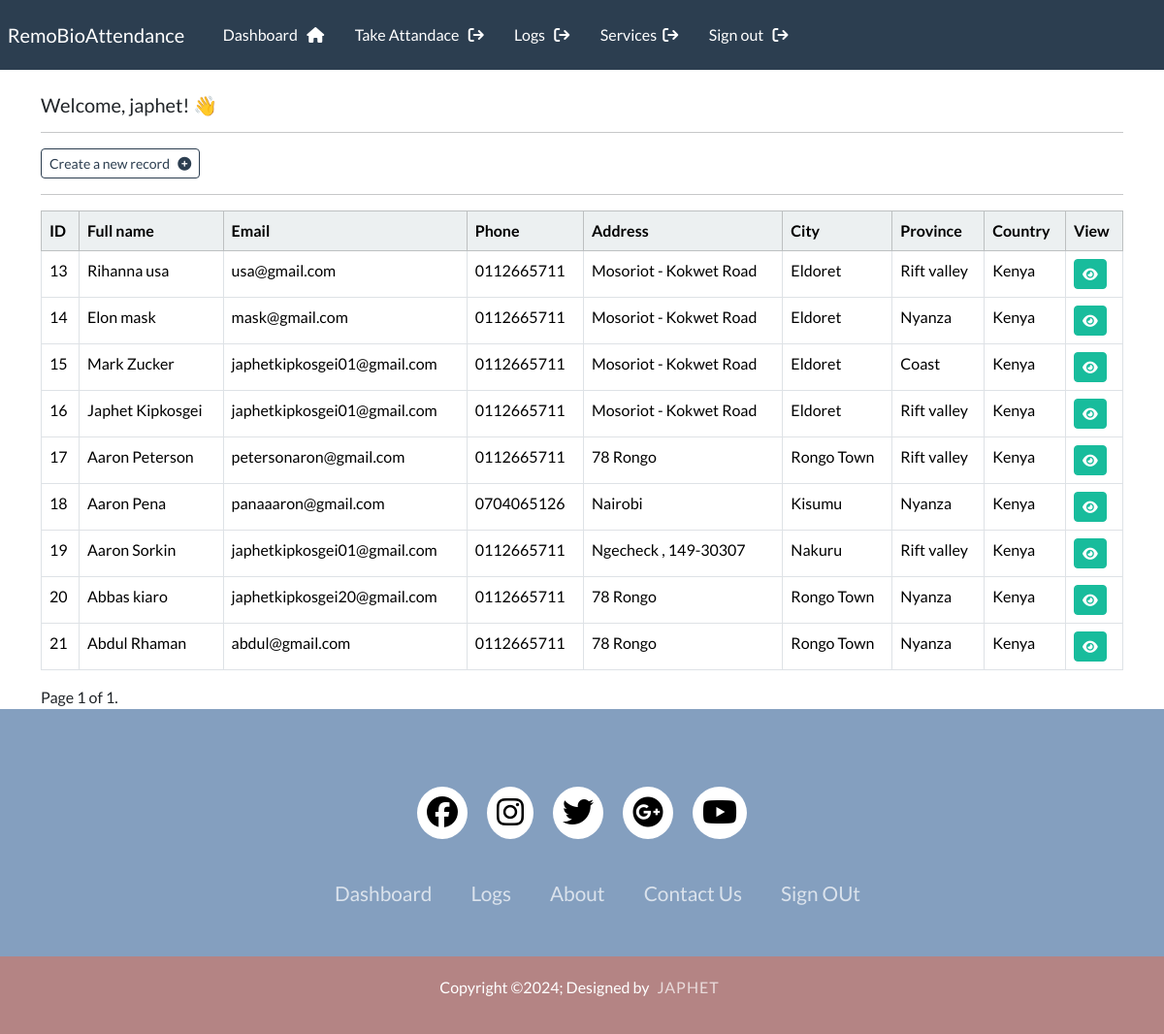
Page /dashboard (signed in) on the committed database.
### webapp/models.py (models this page shows, shortened)
class Record(models.Model):
    creation_date = models.DateTimeField(auto_now_add=True)
    first_name = models.CharField(max_length=100)
    last_name = models.CharField(max_length=100)
    email = models.CharField(max_length=255)
    phone = models.CharField(max_length=20)
    address = models.CharField(max_length=300)
    city = models.CharField(max_length=255)
    province = models.CharField(max_length=200)
    country = models.CharField(max_length=125)
    images = models.ImageField(upload_to='images/',default="") # Store images as an array

### webapp/views.py (the view)
# urls.py: path('dashboard', views.dashboard, name="dashboard"),
@login_required(login_url='my-login')
def dashboard(request):
    my_records = Record.objects.all()
    paginator = Paginator(my_records, 10)  # Change 10 to the desired number of records per page
    page_number = request.GET.get('page')
    page_obj = paginator.get_page(page_number)
    context = {'records': page_obj}
    return render(request, 'webapp/dashboard.html', context=context)

### webapp/templates/webapp/dashboard.html (shortened to what this page needs)
{% extends 'webapp/base.html' %}
{% block content %}
<body>
    <h5> Welcome, {{ user }}! 👋 </h5>
    <hr>
    <a class="btn btn-outline-primary btn-sm" href="{% url 'create-record' %}">
        Create a new record &nbsp; <i class="fa fa-plus-circle" aria-hidden="true"></i>
    </a>
    <hr>
    <div class="table-container">
        <table class="table table-hover table-bordered">
            <thead class="table-light">
                <tr>
                    <th scope="col">ID</th>
                    <th scope="col">Full name</th>
                    <th scope="col">Email</th>
                    <th scope="col">Phone</th>
                    <th scope="col">Address</th>
                    <th scope="col">City</th>
                    <th scope="col">Province</th>
                    <th scope="col">Country</th>
                    <th scope="col">View</th>
                </tr>
            </thead>
            <tbody>
                {% for record in records %}
                <tr>
                    <td>{{ record.id }}</td>
                    <td>{{ record.first_name }} {{ record.last_name }}</td>
                    <td>{{ record.email }}</td>
                    <td>{{ record.phone }}</td>
                    <td>{{ record.address }}</td>
                    <td>{{ record.city }}</td>
                    <td>{{ record.province }}</td>
                    <td>{{ record.country }}</td>
                    <td><a class="btn btn-success btn-sm" href="{% url 'record' record.id %}"><i class="fa fa-eye" aria-hidden="true"></i></a></td>
                </tr>
                {% endfor %}
            </tbody>
        </table>
    </div>
    <div class="pagination">
        <span class="step-links">
            <span class="current">
                Page {{ records.number }} of {{ records.paginator.num_pages }}.
            </span>
        </span>
    </div>
</body>
{% endblock %}

### webapp/templates/webapp/base.html (shortened to what this page needs)
{% load static %}
<!DOCTYPE html>
<html>
    <head>
        <link rel="stylesheet" type="text/css" href="https://bootswatch.com/5/flatly/bootstrap.min.css">
        <link rel="stylesheet" type="text/css" href="{% static 'css/styles.css' %}">
        <link rel="stylesheet" href="https://cdnjs.cloudflare.com/ajax/libs/font-awesome/4.7.0/css/font-awesome.min.css">
    </head>
    <body>
        {% include 'webapp/navbar.html' %}
        <div class="container">
            <br>
           {% block content %}
           {% endblock %}
        </div>
        {% include 'webapp/footer.html' %}
    </body>
</html>

### webapp/templates/webapp/navbar.html (shortened to what this page needs)
<nav class="navbar navbar-expand-lg navbar-dark bg-primary justify-content-center">
    <a class="navbar-brand main-heading" href="{% url '' %}">
      &nbsp; RemoBioAttendance
    </a>
      <div class="collapse navbar-collapse text-center" id="navbarNavDropdown">
        <ul class="navbar-nav mr-auto">
          {% if user.is_authenticated %}
            <li class="nav-item">
              <a class="nav-link" href="{% url 'dashboard' %}">Dashboard &nbsp; <i class="fa fa-home" aria-hidden="true"></i> </a>
            </li>
            <li class="nav-item">
              <a class="nav-link" href="{% url 'face_page' %}">Take Attandace &nbsp; <i class="fa fa-sign-out" aria-hidden="true"></i> </a>
            </li>
            <li class="nav-item">
              <a class="nav-link" href="{% url 'today_page' %}">Logs &nbsp; <i class="fa fa-sign-out" aria-hidden="true"></i> </a>
            </li>
            <li class="nav-item">
              <a class="nav-link" href="{% url 'search_by_date' %}">Services&nbsp; <i class="fa fa-sign-out" aria-hidden="true"></i> </a>
            </li>
            <li class="nav-item">
              <a class="nav-link" href="{% url 'user-logout' %}">Sign out &nbsp; <i class="fa fa-sign-out" aria-hidden="true"></i> </a>
            </li>
        </ul>
        {% endif %}
      </div>
  </nav>

### webapp/templates/webapp/footer.html (shortened to what this page needs)
{% block content %}
<link rel="stylesheet" href="https://cdnjs.cloudflare.com/ajax/libs/font-awesome/6.5.1/css/all.min.css" />
<body>
    <footer>
    <div class="footerContainer">
        <div class="socialIcons">
            <a href=""><i class="fa-brands fa-facebook"></i></a>
            <a href=""><i class="fa-brands fa-instagram"></i></a>
            <a href=""><i class="fa-brands fa-twitter"></i></a>
            <a href=""><i class="fa-brands fa-google-plus"></i></a>
            <a href=""><i class="fa-brands fa-youtube"></i></a>
        </div>
        <div class="footerNav">
            <ul><li><a href="{% url 'dashboard' %}">Dashboard</a></li>
                <li><a href="{% url 'today_page' %}">Logs</a></li>
                <li><a href="">About</a></li>
                <li><a href="">Contact Us</a></li>
                <li><a href="{% url 'user-logout' %}">Sign OUt</a></li>
            </ul>
        </div>
    </div>
    <div class="footerBottom">
        <p>Copyright &copy;2024; Designed by <span class="designer">Japhet</span></p>
    </div>
</footer>
</body>
{% endblock %}

### webapp/templates/webapp/base.html (style rules this page uses)
.container { height: auto; }

### webapp/templates/webapp/dashboard.html (style rules this page uses)
.table-container { overflow-x: auto; white-space: nowrap; }

### webapp/templates/webapp/footer.html (style rules this page uses)
* { padding: 0; margin: 0; box-sizing: border-box; }
footer { background-color: #849fbf; }
.footerContainer { width: 100%; padding: 70px 30px 20px ; }
.socialIcons { display: flex; justify-content: center; }
.socialIcons a { text-decoration: none; padding: 10px; background-color: white; margin: 10px; border-radius: 50%; }
.socialIcons a i { font-size: 2em; color: black; opacity: 0,9; }
.footerNav { margin: 30px 0; }
.footerNav ul { display: flex; justify-content: center; list-style-type: none; }
.footerNav ul li a { color:white; margin: 20px; text-decoration: none; font-size: 1.3em; opacity: 0.7; transition: 0.5s; }
.footerBottom { background-color: #b48484; padding: 20px; text-align: center; }
.footerBottom p { color: white; }
.designer { opacity: 0.7; text-transform: uppercase; letter-spacing: 1px; font-weight: 400; margin: 0px 5px; }

### rows in the picture
Record: id "13", first_name "Rihanna", last_name "usa", email "usa@gmail.com", phone "0112665711", address "Mosoriot - Kokwet Road", city "Eldoret", province "Rift valley", country "Kenya"
Record: id "14", first_name "Elon", last_name "mask", email "mask@gmail.com", phone "0112665711", address "Mosoriot - Kokwet Road", city "Eldoret", province "Nyanza", country "Kenya"
Record: id "15", first_name "Mark", last_name "Zucker", email "japhetkipkosgei01@gmail.com", phone "0112665711", address "Mosoriot - Kokwet Road", city "Eldoret", province "Coast", country "Kenya"
Record: id "16", first_name "Japhet", last_name "Kipkosgei", email "japhetkipkosgei01@gmail.com", phone "0112665711", address "Mosoriot - Kokwet Road", city "Eldoret", province "Rift valley", country "Kenya"
Record: id "17", first_name "Aaron", last_name "Peterson", email "petersonaron@gmail.com", phone "0112665711", address "78 Rongo", city "Rongo Town", province "Rift valley", country "Kenya"
Record: id "18", first_name "Aaron", last_name "Pena", email "panaaaron@gmail.com", phone "0704065126", address "Nairobi", city "Kisumu", province "Nyanza", country "Kenya"
Record: id "19", first_name "Aaron", last_name "Sorkin", email "japhetkipkosgei01@gmail.com", phone "0112665711", address "Ngecheck , 149-30307", city "Nakuru", province "Rift valley", country "Kenya"
Record: id "20", first_name "Abbas", last_name "kiaro", email "japhetkipkosgei20@gmail.com", phone "0112665711", address "78 Rongo", city "Rongo Town", province "Nyanza", country "Kenya"
Record: id "21", first_name "Abdul", last_name "Rhaman", email "abdul@gmail.com", phone "0112665711", address "78 Rongo", city "Rongo Town", province "Nyanza", country "Kenya"

### other values in the picture
{{ user }} "japhet"
{{ records.number }} "1"
{{ records.paginator.num_pages }} "1"
